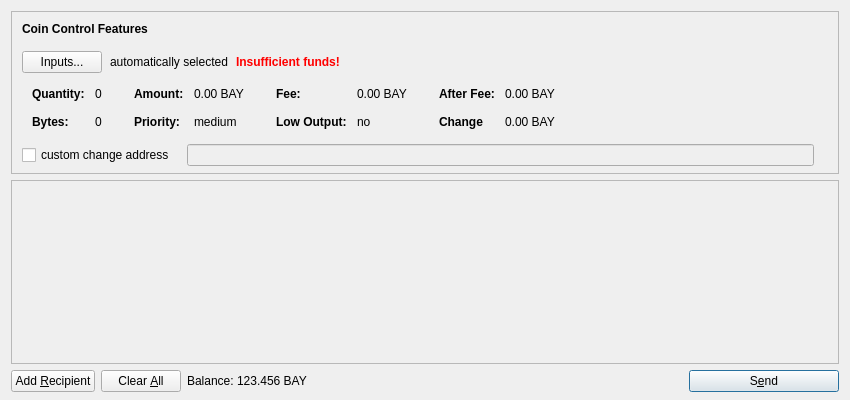
<?xml version="1.0" encoding="UTF-8"?>
<ui version="4.0">
 <class>SendCoinsDialog</class>
 <widget class="QDialog" name="SendCoinsDialog">
  <property name="geometry">
   <rect>
    <x>0</x>
    <y>0</y>
    <width>850</width>
    <height>400</height>
   </rect>
  </property>
  <property name="windowTitle">
   <string>Send Coins</string>
  </property>
  <layout class="QVBoxLayout" name="verticalLayout" stretch="0,1,0">
   <property name="bottomMargin">
    <number>8</number>
   </property>
   <item>
    <widget class="QFrame" name="frameCoinControl">
     <property name="sizePolicy">
      <sizepolicy hsizetype="Expanding" vsizetype="Expanding">
       <horstretch>0</horstretch>
       <verstretch>0</verstretch>
      </sizepolicy>
     </property>
     <property name="maximumSize">
      <size>
       <width>16777215</width>
       <height>16777215</height>
      </size>
     </property>
     <property name="frameShape">
      <enum>QFrame::StyledPanel</enum>
     </property>
     <property name="frameShadow">
      <enum>QFrame::Sunken</enum>
     </property>
     <layout class="QVBoxLayout" name="verticalLayoutCoinControl2">
      <property name="spacing">
       <number>6</number>
      </property>
      <property name="leftMargin">
       <number>0</number>
      </property>
      <property name="topMargin">
       <number>0</number>
      </property>
      <property name="rightMargin">
       <number>0</number>
      </property>
      <property name="bottomMargin">
       <number>6</number>
      </property>
      <item>
       <layout class="QVBoxLayout" name="verticalLayoutCoinControl" stretch="0,0,0,0,1">
        <property name="spacing">
         <number>0</number>
        </property>
        <property name="leftMargin">
         <number>10</number>
        </property>
        <property name="topMargin">
         <number>10</number>
        </property>
        <item>
         <layout class="QHBoxLayout" name="horizontalLayoutCoinControl1">
          <property name="bottomMargin">
           <number>15</number>
          </property>
          <item>
           <widget class="QLabel" name="labelCoinControlFeatures">
            <property name="sizePolicy">
             <sizepolicy hsizetype="Preferred" vsizetype="Maximum">
              <horstretch>0</horstretch>
              <verstretch>0</verstretch>
             </sizepolicy>
            </property>
            <property name="font">
             <font>
              <weight>75</weight>
              <bold>true</bold>
             </font>
            </property>
            <property name="styleSheet">
             <string notr="true">font-weight:bold;</string>
            </property>
            <property name="text">
             <string>Coin Control Features</string>
            </property>
           </widget>
          </item>
         </layout>
        </item>
        <item>
         <layout class="QHBoxLayout" name="horizontalLayoutCoinControl2" stretch="0,0,0,0">
          <property name="spacing">
           <number>8</number>
          </property>
          <property name="bottomMargin">
           <number>10</number>
          </property>
          <item>
           <widget class="QPushButton" name="pushButtonCoinControl">
            <property name="styleSheet">
             <string notr="true"/>
            </property>
            <property name="text">
             <string>Inputs...</string>
            </property>
           </widget>
          </item>
          <item>
           <widget class="QLabel" name="labelCoinControlAutomaticallySelected">
            <property name="text">
             <string>automatically selected</string>
            </property>
            <property name="margin">
             <number>5</number>
            </property>
           </widget>
          </item>
          <item>
           <widget class="QLabel" name="labelCoinControlInsuffFunds">
            <property name="font">
             <font>
              <weight>75</weight>
              <bold>true</bold>
             </font>
            </property>
            <property name="styleSheet">
             <string notr="true">color:red;font-weight:bold;</string>
            </property>
            <property name="text">
             <string>Insufficient funds!</string>
            </property>
            <property name="margin">
             <number>5</number>
            </property>
           </widget>
          </item>
          <item>
           <spacer name="horizontalSpacerCoinControl">
            <property name="orientation">
             <enum>Qt::Horizontal</enum>
            </property>
            <property name="sizeHint" stdset="0">
             <size>
              <width>40</width>
              <height>1</height>
             </size>
            </property>
           </spacer>
          </item>
         </layout>
        </item>
        <item>
         <widget class="QWidget" name="widgetCoinControl" native="true">
          <property name="sizePolicy">
           <sizepolicy hsizetype="Preferred" vsizetype="Preferred">
            <horstretch>0</horstretch>
            <verstretch>0</verstretch>
           </sizepolicy>
          </property>
          <property name="minimumSize">
           <size>
            <width>0</width>
            <height>0</height>
           </size>
          </property>
          <property name="styleSheet">
           <string notr="true"/>
          </property>
          <layout class="QHBoxLayout" name="horizontalLayoutCoinControl5">
           <property name="leftMargin">
            <number>0</number>
           </property>
           <property name="topMargin">
            <number>0</number>
           </property>
           <property name="rightMargin">
            <number>0</number>
           </property>
           <property name="bottomMargin">
            <number>0</number>
           </property>
           <item>
            <layout class="QHBoxLayout" name="horizontalLayoutCoinControl3" stretch="0,0,0,1">
             <property name="spacing">
              <number>20</number>
             </property>
             <property name="topMargin">
              <number>0</number>
             </property>
             <property name="bottomMargin">
              <number>10</number>
             </property>
             <item>
              <layout class="QFormLayout" name="formLayoutCoinControl1">
               <property name="horizontalSpacing">
                <number>10</number>
               </property>
               <property name="verticalSpacing">
                <number>14</number>
               </property>
               <property name="leftMargin">
                <number>10</number>
               </property>
               <property name="topMargin">
                <number>4</number>
               </property>
               <property name="rightMargin">
                <number>6</number>
               </property>
               <item row="0" column="0">
                <widget class="QLabel" name="labelCoinControlQuantityText">
                 <property name="styleSheet">
                  <string notr="true">font-weight:bold;</string>
                 </property>
                 <property name="text">
                  <string>Quantity:</string>
                 </property>
                 <property name="margin">
                  <number>0</number>
                 </property>
                </widget>
               </item>
               <item row="0" column="1">
                <widget class="QLabel" name="labelCoinControlQuantity">
                 <property name="cursor">
                  <cursorShape>IBeamCursor</cursorShape>
                 </property>
                 <property name="contextMenuPolicy">
                  <enum>Qt::ActionsContextMenu</enum>
                 </property>
                 <property name="text">
                  <string>0</string>
                 </property>
                 <property name="margin">
                  <number>0</number>
                 </property>
                 <property name="textInteractionFlags">
                  <set>Qt::LinksAccessibleByMouse|Qt::TextSelectableByKeyboard|Qt::TextSelectableByMouse</set>
                 </property>
                </widget>
               </item>
               <item row="1" column="0">
                <widget class="QLabel" name="labelCoinControlBytesText">
                 <property name="styleSheet">
                  <string notr="true">font-weight:bold;</string>
                 </property>
                 <property name="text">
                  <string>Bytes:</string>
                 </property>
                </widget>
               </item>
               <item row="1" column="1">
                <widget class="QLabel" name="labelCoinControlBytes">
                 <property name="cursor">
                  <cursorShape>IBeamCursor</cursorShape>
                 </property>
                 <property name="contextMenuPolicy">
                  <enum>Qt::ActionsContextMenu</enum>
                 </property>
                 <property name="text">
                  <string>0</string>
                 </property>
                 <property name="textInteractionFlags">
                  <set>Qt::LinksAccessibleByMouse|Qt::TextSelectableByKeyboard|Qt::TextSelectableByMouse</set>
                 </property>
                </widget>
               </item>
              </layout>
             </item>
             <item>
              <layout class="QFormLayout" name="formLayoutCoinControl2">
               <property name="horizontalSpacing">
                <number>10</number>
               </property>
               <property name="verticalSpacing">
                <number>14</number>
               </property>
               <property name="leftMargin">
                <number>6</number>
               </property>
               <property name="topMargin">
                <number>4</number>
               </property>
               <property name="rightMargin">
                <number>6</number>
               </property>
               <item row="0" column="0">
                <widget class="QLabel" name="labelCoinControlAmountText">
                 <property name="styleSheet">
                  <string notr="true">font-weight:bold;</string>
                 </property>
                 <property name="text">
                  <string>Amount:</string>
                 </property>
                 <property name="margin">
                  <number>0</number>
                 </property>
                </widget>
               </item>
               <item row="0" column="1">
                <widget class="QLabel" name="labelCoinControlAmount">
                 <property name="cursor">
                  <cursorShape>IBeamCursor</cursorShape>
                 </property>
                 <property name="contextMenuPolicy">
                  <enum>Qt::ActionsContextMenu</enum>
                 </property>
                 <property name="text">
                  <string notr="true">0.00 BAY</string>
                 </property>
                 <property name="textInteractionFlags">
                  <set>Qt::LinksAccessibleByMouse|Qt::TextSelectableByKeyboard|Qt::TextSelectableByMouse</set>
                 </property>
                </widget>
               </item>
               <item row="1" column="0">
                <widget class="QLabel" name="labelCoinControlPriorityText">
                 <property name="styleSheet">
                  <string notr="true">font-weight:bold;</string>
                 </property>
                 <property name="text">
                  <string>Priority:</string>
                 </property>
                </widget>
               </item>
               <item row="1" column="1">
                <widget class="QLabel" name="labelCoinControlPriority">
                 <property name="cursor">
                  <cursorShape>IBeamCursor</cursorShape>
                 </property>
                 <property name="contextMenuPolicy">
                  <enum>Qt::ActionsContextMenu</enum>
                 </property>
                 <property name="text">
                  <string>medium</string>
                 </property>
                 <property name="textInteractionFlags">
                  <set>Qt::LinksAccessibleByMouse|Qt::TextSelectableByKeyboard|Qt::TextSelectableByMouse</set>
                 </property>
                </widget>
               </item>
              </layout>
             </item>
             <item>
              <layout class="QFormLayout" name="formLayoutCoinControl3">
               <property name="horizontalSpacing">
                <number>10</number>
               </property>
               <property name="verticalSpacing">
                <number>14</number>
               </property>
               <property name="leftMargin">
                <number>6</number>
               </property>
               <property name="topMargin">
                <number>4</number>
               </property>
               <property name="rightMargin">
                <number>6</number>
               </property>
               <item row="0" column="0">
                <widget class="QLabel" name="labelCoinControlFeeText">
                 <property name="styleSheet">
                  <string notr="true">font-weight:bold;</string>
                 </property>
                 <property name="text">
                  <string>Fee:</string>
                 </property>
                 <property name="margin">
                  <number>0</number>
                 </property>
                </widget>
               </item>
               <item row="0" column="1">
                <widget class="QLabel" name="labelCoinControlFee">
                 <property name="cursor">
                  <cursorShape>IBeamCursor</cursorShape>
                 </property>
                 <property name="contextMenuPolicy">
                  <enum>Qt::ActionsContextMenu</enum>
                 </property>
                 <property name="text">
                  <string notr="true">0.00 BAY</string>
                 </property>
                 <property name="textInteractionFlags">
                  <set>Qt::LinksAccessibleByMouse|Qt::TextSelectableByKeyboard|Qt::TextSelectableByMouse</set>
                 </property>
                </widget>
               </item>
               <item row="1" column="0">
                <widget class="QLabel" name="labelCoinControlLowOutputText">
                 <property name="styleSheet">
                  <string notr="true">font-weight:bold;</string>
                 </property>
                 <property name="text">
                  <string>Low Output:</string>
                 </property>
                </widget>
               </item>
               <item row="1" column="1">
                <widget class="QLabel" name="labelCoinControlLowOutput">
                 <property name="cursor">
                  <cursorShape>IBeamCursor</cursorShape>
                 </property>
                 <property name="contextMenuPolicy">
                  <enum>Qt::ActionsContextMenu</enum>
                 </property>
                 <property name="text">
                  <string>no</string>
                 </property>
                 <property name="textInteractionFlags">
                  <set>Qt::LinksAccessibleByMouse|Qt::TextSelectableByKeyboard|Qt::TextSelectableByMouse</set>
                 </property>
                </widget>
               </item>
              </layout>
             </item>
             <item>
              <layout class="QFormLayout" name="formLayoutCoinControl4">
               <property name="horizontalSpacing">
                <number>10</number>
               </property>
               <property name="verticalSpacing">
                <number>14</number>
               </property>
               <property name="leftMargin">
                <number>6</number>
               </property>
               <property name="topMargin">
                <number>4</number>
               </property>
               <property name="rightMargin">
                <number>6</number>
               </property>
               <item row="0" column="0">
                <widget class="QLabel" name="labelCoinControlAfterFeeText">
                 <property name="styleSheet">
                  <string notr="true">font-weight:bold;</string>
                 </property>
                 <property name="text">
                  <string>After Fee:</string>
                 </property>
                 <property name="margin">
                  <number>0</number>
                 </property>
                </widget>
               </item>
               <item row="0" column="1">
                <widget class="QLabel" name="labelCoinControlAfterFee">
                 <property name="cursor">
                  <cursorShape>IBeamCursor</cursorShape>
                 </property>
                 <property name="contextMenuPolicy">
                  <enum>Qt::ActionsContextMenu</enum>
                 </property>
                 <property name="text">
                  <string notr="true">0.00 BAY</string>
                 </property>
                 <property name="textInteractionFlags">
                  <set>Qt::LinksAccessibleByMouse|Qt::TextSelectableByKeyboard|Qt::TextSelectableByMouse</set>
                 </property>
                </widget>
               </item>
               <item row="1" column="0">
                <widget class="QLabel" name="labelCoinControlChangeText">
                 <property name="styleSheet">
                  <string notr="true">font-weight:bold;</string>
                 </property>
                 <property name="text">
                  <string>Change</string>
                 </property>
                </widget>
               </item>
               <item row="1" column="1">
                <widget class="QLabel" name="labelCoinControlChange">
                 <property name="cursor">
                  <cursorShape>IBeamCursor</cursorShape>
                 </property>
                 <property name="contextMenuPolicy">
                  <enum>Qt::ActionsContextMenu</enum>
                 </property>
                 <property name="text">
                  <string notr="true">0.00 BAY</string>
                 </property>
                 <property name="textInteractionFlags">
                  <set>Qt::LinksAccessibleByMouse|Qt::TextSelectableByKeyboard|Qt::TextSelectableByMouse</set>
                 </property>
                </widget>
               </item>
              </layout>
             </item>
            </layout>
           </item>
          </layout>
         </widget>
        </item>
        <item>
         <layout class="QHBoxLayout" name="horizontalLayoutCoinControl4" stretch="0,0,0">
          <property name="spacing">
           <number>12</number>
          </property>
          <property name="sizeConstraint">
           <enum>QLayout::SetDefaultConstraint</enum>
          </property>
          <property name="topMargin">
           <number>5</number>
          </property>
          <property name="rightMargin">
           <number>5</number>
          </property>
          <item>
           <widget class="QCheckBox" name="checkBoxCoinControlChange">
            <property name="text">
             <string>custom change address</string>
            </property>
           </widget>
          </item>
          <item>
           <widget class="QLineEdit" name="lineEditCoinControlChange">
            <property name="enabled">
             <bool>false</bool>
            </property>
            <property name="sizePolicy">
             <sizepolicy hsizetype="Expanding" vsizetype="Fixed">
              <horstretch>0</horstretch>
              <verstretch>0</verstretch>
             </sizepolicy>
            </property>
           </widget>
          </item>
          <item>
           <widget class="QLabel" name="labelCoinControlChangeLabel">
            <property name="sizePolicy">
             <sizepolicy hsizetype="Preferred" vsizetype="Expanding">
              <horstretch>0</horstretch>
              <verstretch>0</verstretch>
             </sizepolicy>
            </property>
            <property name="minimumSize">
             <size>
              <width>0</width>
              <height>0</height>
             </size>
            </property>
            <property name="text">
             <string/>
            </property>
            <property name="margin">
             <number>3</number>
            </property>
           </widget>
          </item>
         </layout>
        </item>
        <item>
         <spacer name="verticalSpacerCoinControl">
          <property name="orientation">
           <enum>Qt::Vertical</enum>
          </property>
          <property name="sizeHint" stdset="0">
           <size>
            <width>800</width>
            <height>1</height>
           </size>
          </property>
         </spacer>
        </item>
       </layout>
      </item>
     </layout>
    </widget>
   </item>
   <item>
    <widget class="QScrollArea" name="scrollArea">
     <property name="widgetResizable">
      <bool>true</bool>
     </property>
     <widget class="QWidget" name="scrollAreaWidgetContents">
      <property name="geometry">
       <rect>
        <x>0</x>
        <y>0</y>
        <width>824</width>
        <height>141</height>
       </rect>
      </property>
      <layout class="QVBoxLayout" name="verticalLayout_2">
       <property name="leftMargin">
        <number>0</number>
       </property>
       <property name="topMargin">
        <number>0</number>
       </property>
       <property name="rightMargin">
        <number>0</number>
       </property>
       <property name="bottomMargin">
        <number>0</number>
       </property>
       <item>
        <layout class="QVBoxLayout" name="entries">
         <property name="spacing">
          <number>6</number>
         </property>
        </layout>
       </item>
       <item>
        <spacer name="verticalSpacer">
         <property name="orientation">
          <enum>Qt::Vertical</enum>
         </property>
         <property name="sizeHint" stdset="0">
          <size>
           <width>20</width>
           <height>40</height>
          </size>
         </property>
        </spacer>
       </item>
      </layout>
     </widget>
    </widget>
   </item>
   <item>
    <layout class="QHBoxLayout" name="horizontalLayout">
     <item>
      <widget class="QPushButton" name="addButton">
       <property name="toolTip">
        <string>Send to multiple recipients at once</string>
       </property>
       <property name="text">
        <string>Add &amp;Recipient</string>
       </property>
       <property name="autoDefault">
        <bool>false</bool>
       </property>
      </widget>
     </item>
     <item>
      <widget class="QPushButton" name="clearButton">
       <property name="sizePolicy">
        <sizepolicy hsizetype="Minimum" vsizetype="Fixed">
         <horstretch>0</horstretch>
         <verstretch>0</verstretch>
        </sizepolicy>
       </property>
       <property name="toolTip">
        <string>Remove all transaction fields</string>
       </property>
       <property name="text">
        <string>Clear &amp;All</string>
       </property>
       <property name="autoRepeatDelay">
        <number>300</number>
       </property>
       <property name="autoDefault">
        <bool>false</bool>
       </property>
      </widget>
     </item>
     <item>
      <layout class="QHBoxLayout" name="horizontalLayout_2">
       <property name="spacing">
        <number>3</number>
       </property>
       <item>
        <widget class="QLabel" name="label">
         <property name="sizePolicy">
          <sizepolicy hsizetype="Preferred" vsizetype="Fixed">
           <horstretch>0</horstretch>
           <verstretch>0</verstretch>
          </sizepolicy>
         </property>
         <property name="text">
          <string>Balance:</string>
         </property>
        </widget>
       </item>
       <item>
        <widget class="QLabel" name="labelBalance">
         <property name="sizePolicy">
          <sizepolicy hsizetype="Preferred" vsizetype="Fixed">
           <horstretch>0</horstretch>
           <verstretch>0</verstretch>
          </sizepolicy>
         </property>
         <property name="cursor">
          <cursorShape>IBeamCursor</cursorShape>
         </property>
         <property name="text">
          <string notr="true">123.456 BAY</string>
         </property>
         <property name="textInteractionFlags">
          <set>Qt::LinksAccessibleByMouse|Qt::TextSelectableByKeyboard|Qt::TextSelectableByMouse</set>
         </property>
        </widget>
       </item>
      </layout>
     </item>
     <item>
      <spacer name="horizontalSpacer">
       <property name="orientation">
        <enum>Qt::Horizontal</enum>
       </property>
       <property name="sizeHint" stdset="0">
        <size>
         <width>40</width>
         <height>20</height>
        </size>
       </property>
      </spacer>
     </item>
     <item>
      <widget class="QPushButton" name="sendButton">
       <property name="minimumSize">
        <size>
         <width>150</width>
         <height>0</height>
        </size>
       </property>
       <property name="toolTip">
        <string>Confirm the send action</string>
       </property>
       <property name="text">
        <string>S&amp;end</string>
       </property>
       <property name="icon">
        <iconset resource="../bitcoin.qrc">
         <normaloff>:/icons/send</normaloff>:/icons/send</iconset>
       </property>
       <property name="default">
        <bool>true</bool>
       </property>
      </widget>
     </item>
    </layout>
   </item>
  </layout>
 </widget>
 <resources>
  <include location="../bitcoin.qrc"/>
 </resources>
 <connections/>
</ui>
